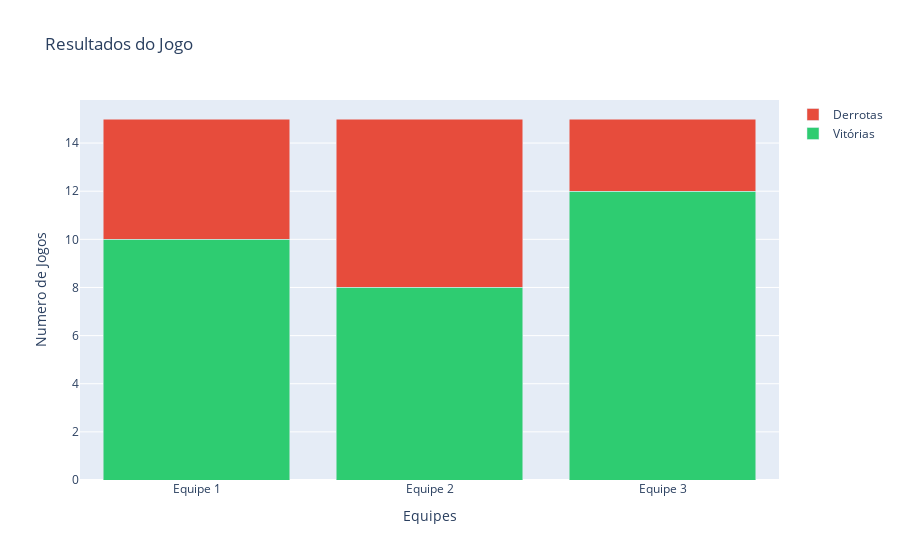

The cell this chart's notebook holds for it:
### Markdown cell above
Agora vamos criar o mesmo gráfico de barras usando o <b>Plotly</b>

### Code cell
fig = go.Figure(data=[
    go.Bar(name='Vitórias', x=df.index, y=df['Vitórias'], marker_color='#2ecc71'),
    go.Bar(name='Derrotas', x=df.index, y=df['Derrotas'], marker_color='#e74c3c')
])

fig.update_layout(
    barmode='stack', 
    title='Resultados do Jogo', 
    xaxis_title='Equipes', 
    yaxis_title='Numero de Jogos'
)

fig.show()

### Figure 1 — Plotly figure (JSON) as saved in the notebook; plotly's stock layout.template omitted (floating-point values rounded to 4 significant figures)
{"data": [{"marker": {"color": "#2ecc71"}, "name": "Vitórias", "type": "bar", "x": ["Equipe 1", "Equipe 2", "Equipe 3"], "y": [10, 8, 12]}, {"marker": {"color": "#e74c3c"}, "name": "Derrotas", "type": "bar", "x": ["Equipe 1", "Equipe 2", "Equipe 3"], "y": [5, 7, 3]}], "layout": {"barmode": "stack", "title": {"text": "Resultados do Jogo"}, "xaxis": {"title": {"text": "Equipes"}}, "yaxis": {"title": {"text": "Numero de Jogos"}}}}
